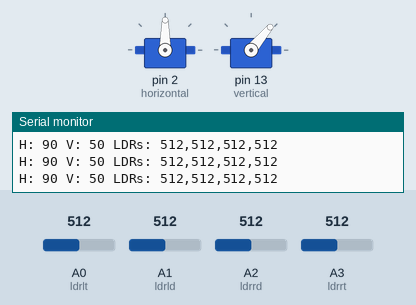
Recording of a sketch running on a simulated Arduino Uno, built with avr-gcc and run on an emulated ATmega328P. On the bench: 2 × servo, the last lines printed to the serial monitor. The test bench sets the inputs (shaded band); at power-on: A0 (ldrlt) = 512, A2 (ldrrd) = 512, A1 (ldrld) = 512, A3 (ldrrt) = 512.

Above: at 3.7 s.
3.8 s: A0 (ldrlt) set to 343
6.8 s: A0 (ldrlt) set to 320
At 8.9 s:
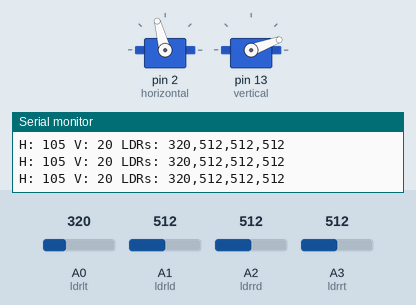
9.8 s: A2 (ldrrd) set to 146
12.8 s: A2 (ldrrd) set to 128
At 13.6 s:
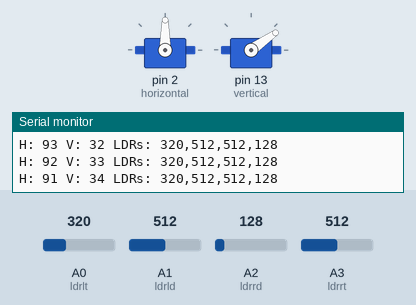
At 15.5 s:
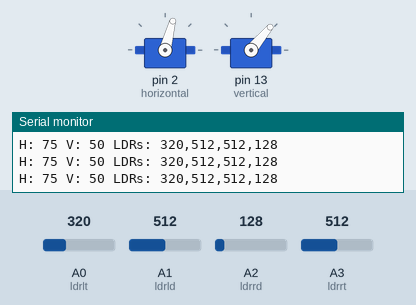
15.8 s: A1 (ldrld) set to 151
17.3 s: A1 (ldrld) set to 132
At 19.8 s:
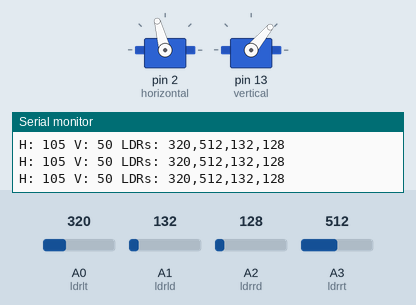
Timing chart, 0 to 21.3 s (numbered marks = the images above; inputs shaded):
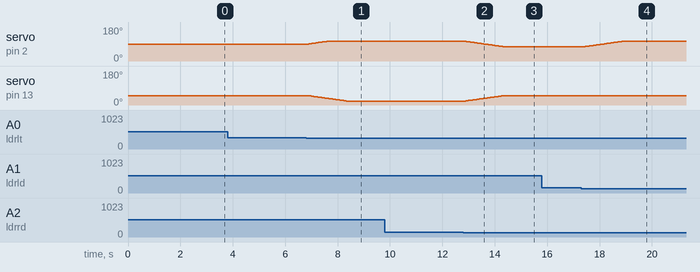

The sketch:

sunlight_tracker_v_2edittt.ino
```cpp
#include <Servo.h>

// Initializing the pins
Servo horizontal; // Pin 2
Servo vertical;   // Pin 13


const int servohoriLimitHigh = 105;
const int servohoriLimitLow = 75;

const int servovertLimitHigh = 50;
const int servovertLimitLow = 20;

// LDR Pins
const int ldrlt = A0; // Top Left
const int ldrrt = A3; // Top Right
const int ldrld = A1; // Bottom Left
const int ldrrd = A2; // Bottom Right

// LDR Averaging
const int numReadings = 5;
int readings[4][numReadings] = {0};
int readIndex = 0;
int total[4] = {0};
int average[4] = {0};

// Initializing Servo Positions
int servohori = 90;
int servovert = 50;

void setup() {
  Serial.begin(9600);
  horizontal.attach(2);
  vertical.attach(13);
  horizontal.write(servohori);
  vertical.write(servovert);
  delay(2500); // Initial settling time
}

void loop() {
  readLDR();

  int lt = average[0]; // Top left
  int rt = average[1]; // Top right
  int ld = average[2]; // Bottom left
  int rd = average[3]; // Bottom right

  // Calculate light averages
  int avt = (lt + rt) / 2; // Top avg
  int avd = (ld + rd) / 2; // Bottom avg
  int avl = (lt + ld) / 2; // Left avg
  int avr = (rt + rd) / 2; // Right avg

  // Differences (error signals)
  int dvert = avt - avd;
  int dhoriz = avl - avr;

  // Tolerance threshold
  const int tol = 90;

  // Vertical Movement
  if (abs(dvert) > tol) {
    int stepSize = map(abs(dvert), tol, 1023, 1, 10); // Dynamic step size
    if (avt > avd && servovert < servovertLimitHigh) {
      servovert += stepSize;
    }
    else if (avd > avt && servovert > servovertLimitLow) {
      servovert -= stepSize;
    }

    servovert = constrain(servovert, servovertLimitLow, servovertLimitHigh);
    vertical.write(servovert);
    delay(20);
  }

  // Horizontal Movement
  if (abs(dhoriz) > tol) {
    int stepSize = map(abs(dhoriz), tol, 1023, 1, 10);
    if (avl > avr && servohori > servohoriLimitLow) {
      servohori -= stepSize;
    }
    else if (avr > avl && servohori < servohoriLimitHigh) {
      servohori += stepSize;
    }

    servohori = constrain(servohori, servohoriLimitLow, servohoriLimitHigh);
    horizontal.write(servohori);
    delay(20);
  }

  // Debugging (Optional)
  Serial.print("H: "); Serial.print(servohori);
  Serial.print(" V: "); Serial.print(servovert);
  Serial.print(" LDRs: ");
  Serial.print(lt); Serial.print(","); Serial.print(rt);
  Serial.print(","); Serial.print(ld); Serial.print(","); Serial.println(rd);

  delay(10); // Main loop delay
}

void readLDR() {
  for (int i = 0; i < 4; i++) {
    total[i] -= readings[i][readIndex];
  }

  readings[0][readIndex] = analogRead(ldrlt);
  readings[1][readIndex] = analogRead(ldrrt);
  readings[2][readIndex] = analogRead(ldrld);
  readings[3][readIndex] = analogRead(ldrrd);

  for (int i = 0; i < 4; i++) {
    total[i] += readings[i][readIndex];
    average[i] = total[i] / numReadings;
  }

  readIndex = (readIndex + 1) % numReadings;
}
```

Measured:
- the behaviour switches between 332 and 331 on A0 (ldrlt) (found by bisection; images 0 and 1)
- the behaviour switches between 140 and 139 on A2 (ldrrd) (found by bisection; images 1 and 2)
- the behaviour switches between 140 and 139 on A1 (ldrld) (found by bisection; images 3 and 4)
- after the input at 6.8 s, servo on pin 2 (horizontal): moves from 90° to 105° over 0.73 s, starting after 0.11 s; servo on pin 13 (vertical): moves from 50° to 20° over 1.5 s, starting after 0.08 s
- after the input at 12.8 s, servo on pin 2 (horizontal): moves from 105° to 75° over 1.5 s, starting after 0.06 s; servo on pin 13 (vertical): moves from 20° to 50° over 1.5 s, starting at once
- after the input at 17.3 s, servo on pin 2 (horizontal): moves from 75° to 105° over 1.5 s, starting after 0.10 s
